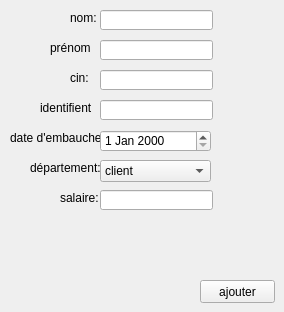
        <widget class="QWidget" name="tab_7">
         <attribute name="title">
          <string>ajouter un employé</string>
         </attribute>
         <widget class="QPushButton" name="pushButton_ajouter">
          <property name="geometry">
           <rect>
            <x>200</x>
            <y>280</y>
            <width>75</width>
            <height>23</height>
           </rect>
          </property>
          <property name="text">
           <string>ajouter</string>
          </property>
         </widget>
         <widget class="QLineEdit" name="lineEdit_nom">
          <property name="geometry">
           <rect>
            <x>100</x>
            <y>10</y>
            <width>113</width>
            <height>20</height>
           </rect>
          </property>
         </widget>
         <widget class="QLabel" name="label_21">
          <property name="geometry">
           <rect>
            <x>40</x>
            <y>100</y>
            <width>51</width>
            <height>16</height>
           </rect>
          </property>
          <property name="text">
           <string>identifient:</string>
          </property>
         </widget>
         <widget class="QLabel" name="label_22">
          <property name="geometry">
           <rect>
            <x>10</x>
            <y>130</y>
            <width>91</width>
            <height>16</height>
           </rect>
          </property>
          <property name="text">
           <string>date d'embauche:</string>
          </property>
         </widget>
         <widget class="QLabel" name="label_3">
          <property name="geometry">
           <rect>
            <x>50</x>
            <y>40</y>
            <width>41</width>
            <height>16</height>
           </rect>
          </property>
          <property name="text">
           <string>prénom:</string>
          </property>
         </widget>
         <widget class="QLineEdit" name="lineEdit_identifient">
          <property name="geometry">
           <rect>
            <x>100</x>
            <y>100</y>
            <width>113</width>
            <height>20</height>
           </rect>
          </property>
         </widget>
         <widget class="QLabel" name="label_23">
          <property name="geometry">
           <rect>
            <x>30</x>
            <y>160</y>
            <width>71</width>
            <height>16</height>
           </rect>
          </property>
          <property name="text">
           <string>département:</string>
          </property>
         </widget>
         <widget class="QComboBox" name="comboBox_departement">
          <property name="geometry">
           <rect>
            <x>100</x>
            <y>160</y>
            <width>111</width>
            <height>22</height>
           </rect>
          </property>
          <item>
           <property name="text">
            <string>client</string>
           </property>
          </item>
          <item>
           <property name="text">
            <string>RH</string>
           </property>
          </item>
          <item>
           <property name="text">
            <string>achats</string>
           </property>
          </item>
          <item>
           <property name="text">
            <string>logistique</string>
           </property>
          </item>
          <item>
           <property name="text">
            <string>coordination general</string>
           </property>
          </item>
         </widget>
         <widget class="QLineEdit" name="lineEdit_cin">
          <property name="geometry">
           <rect>
            <x>100</x>
            <y>70</y>
            <width>113</width>
            <height>20</height>
           </rect>
          </property>
         </widget>
         <widget class="QLabel" name="label_24">
          <property name="geometry">
           <rect>
            <x>70</x>
            <y>10</y>
            <width>31</width>
            <height>16</height>
           </rect>
          </property>
          <property name="text">
           <string>nom:</string>
          </property>
         </widget>
         <widget class="QLabel" name="label_25">
          <property name="geometry">
           <rect>
            <x>70</x>
            <y>70</y>
            <width>21</width>
            <height>16</height>
           </rect>
          </property>
          <property name="text">
           <string>cin:</string>
          </property>
         </widget>
         <widget class="QDateEdit" name="dateEdit_embauche">
          <property name="geometry">
           <rect>
            <x>100</x>
            <y>130</y>
            <width>111</width>
            <height>22</height>
           </rect>
          </property>
         </widget>
         <widget class="QLineEdit" name="lineEdit_prenom">
          <property name="geometry">
           <rect>
            <x>100</x>
            <y>40</y>
            <width>113</width>
            <height>20</height>
           </rect>
          </property>
         </widget>
         <widget class="QLineEdit" name="lineEdit_salaire">
          <property name="geometry">
           <rect>
            <x>100</x>
            <y>190</y>
            <width>113</width>
            <height>20</height>
           </rect>
          </property>
         </widget>
         <widget class="QLabel" name="label_26">
          <property name="geometry">
           <rect>
            <x>60</x>
            <y>190</y>
            <width>41</width>
            <height>16</height>
           </rect>
          </property>
          <property name="text">
           <string>salaire:</string>
          </property>
         </widget>
        </widget>
